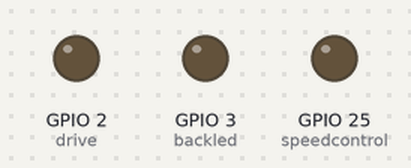
The sketch below on a simulated ESP32. Shown: output pins drawn as LEDs (lit = HIGH).

Above: at 0.05 s.
At 2.05 s:
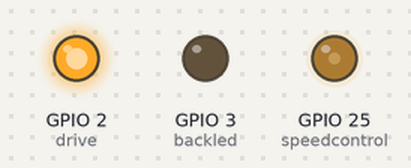
At 4.6 s:
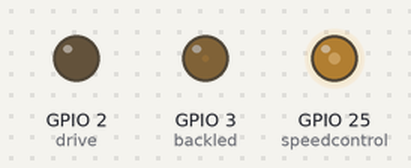
Timing chart, 0 to 6.0 s (numbered marks = the images above):
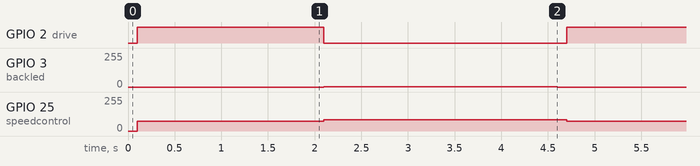

Measured:
- by itself, GPIO 2 (drive): alternates HIGH for 2.0 s and LOW for 2.6 s
- by itself, GPIO 3 (backled): alternates 1/255 for 2.5 s and 0/255 for 2.1 s
- by itself, GPIO 25 (speedcontrol): alternates 85/255 for 2.6 s and 75/255 for 2.0 s

The sketch:

speed_control.ino
```cpp
const int backled = 3;
const int speedcontrol = 25;
const int drive = 2;

void setup() {

Serial.begin(9600);
pinMode(drive, OUTPUT);
pinMode(speedcontrol, OUTPUT);
pinMode(backled, OUTPUT);
}

void loop() {

  delay(100);
  digitalWrite(drive, HIGH);
  analogWrite(speedcontrol, 75);
  delay(2000);

  digitalWrite(drive, LOW);
  analogWrite(speedcontrol, 85);
  analogWrite(backled, HIGH);
  delay(2500);
  digitalWrite(backled, LOW);

}
```
